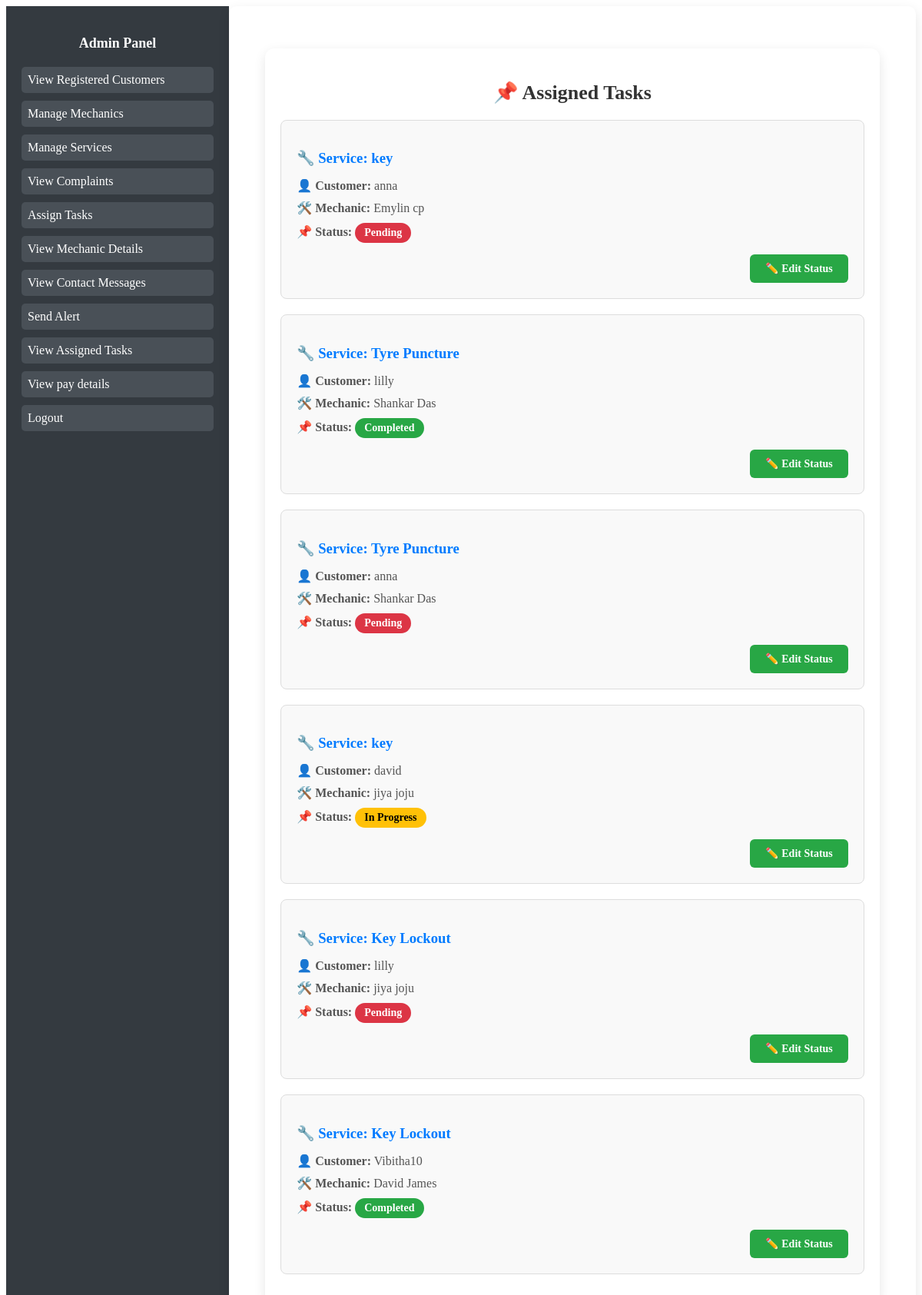
/view-tasks/, run on an earlier commit of the app's database.
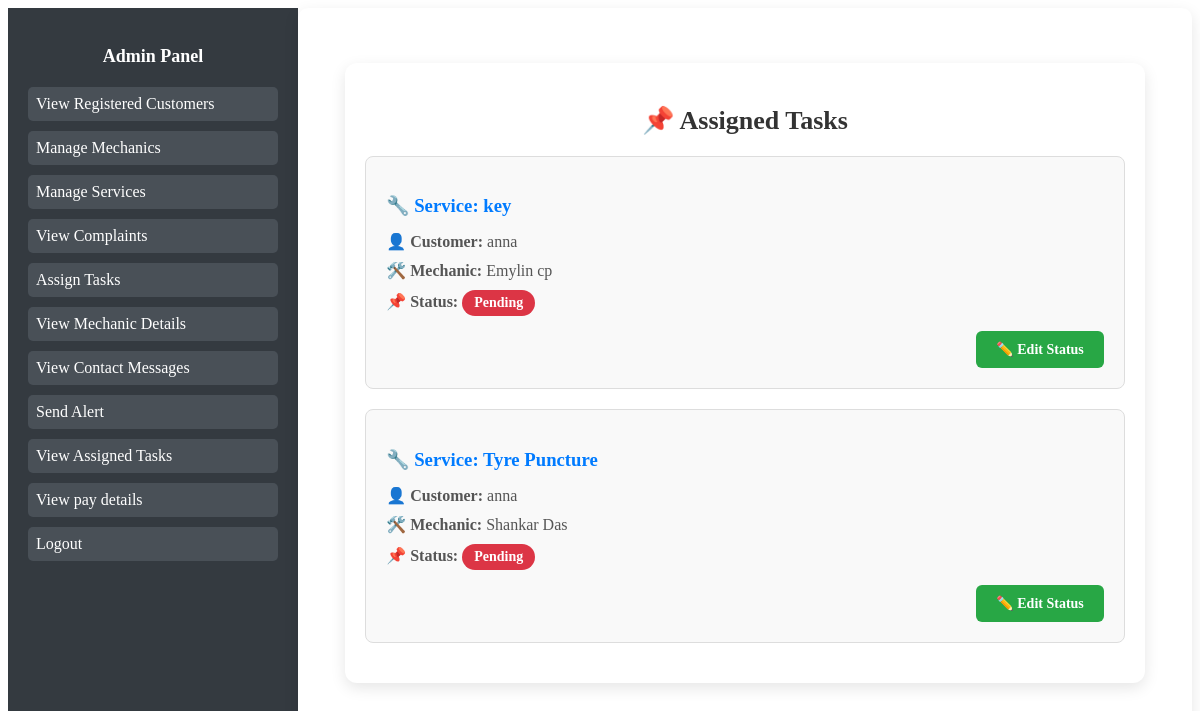
And on a later commit of the database.
### Home/models.py (models this page shows, shortened)
class TaskAssignment(models.Model):
    user = models.ForeignKey(User, on_delete=models.CASCADE)  # Customer
    service_request = models.ForeignKey('ServiceRequest', on_delete=models.CASCADE)
    mechanic = models.ForeignKey('MechanicProfile', on_delete=models.CASCADE)
    assigned_date = models.DateTimeField(auto_now_add=True)
    status_choices = [('Pending', 'Pending'), ('In Progress', 'In Progress'), ('Completed', 'Completed')]
    status = models.CharField(max_length=20, choices=status_choices, default='Pending')

class ServiceRequest(models.Model):
    user = models.ForeignKey(User, on_delete=models.CASCADE)  # Logged-in user
    service = models.ForeignKey(ServiceProvided, on_delete=models.CASCADE)
    name = models.CharField(max_length=255)
    email = models.EmailField()
    contact_number = models.CharField(max_length=15)
    location = models.CharField(max_length=255)
    state = models.CharField(max_length=100)
    city = models.CharField(max_length=100)
    vehicle_reg_number = models.CharField(max_length=15)

class ServiceProvided(models.Model):
    name = models.CharField(max_length=255)
    picture = models.ImageField(upload_to='services/')  # Main picture
    short_description = models.TextField()
    long_description = models.TextField()
    points_to_remember = models.TextField()
    additional_picture = models.ImageField(upload_to='services/', blank=True, null=True)  # Additional Picture

class MechanicProfile(models.Model):
    user = models.OneToOneField(User, on_delete=models.CASCADE)  # Links profile to User
    first_name = models.CharField(max_length=255)
    last_name = models.CharField(max_length=255)
    date_of_birth = models.DateField(null=True, blank=True)
    email = models.EmailField()#unique=True)
    gender_choices = [('Male', 'Male'), ('Female', 'Female'), ('Other', 'Other')]
    gender = models.CharField(max_length=10, choices=gender_choices)
    profile_picture = models.ImageField(upload_to='mechanic_profiles/', null=True, blank=True)
    contact_no = models.CharField(max_length=15, blank=True, null=True)
    aadhar_id = models.CharField(
        max_length=12,
        validators=[RegexValidator(regex=r'^\d{12}$', message="Aadhar number must be exactly 12 digits")],
    )
    alternate_contact = models.CharField(max_length=15, blank=True, null=True)
    experience = models.PositiveIntegerField(null=True, blank=True)
    address = models.TextField()
    state = models.CharField(max_length=255)
    city = models.CharField(max_length=255)
    district = models.CharField(max_length=255)
    specialization = models.ForeignKey('ServiceProvided', on_delete=models.SET_NULL, null=True)

### Home/views.py (the view)
# urls.py: path('view-tasks/', views.view_task_details, name='view_task_details'),  # ✅ View all assigned tasks
def view_task_details(request):
    tasks = TaskAssignment.objects.all()  # Fetch all assigned tasks
    return render(request, "view_tasks.html", {"tasks": tasks})

### templates/view_tasks.html (shortened to what this page needs)
{% extends 'base_admin.html' %}
{% block content %}
<div class="tasks-container">
    <h2>📌 Assigned Tasks</h2>
    {% for task in tasks %}
    <div class="task-card">
        <h3>🔧 Service: {{ task.service_request.service.name }}</h3>
        <p><strong>👤 Customer:</strong> {{ task.service_request.name }}</p>
        <p><strong>🛠️ Mechanic:</strong> {{ task.mechanic.first_name }} {{ task.mechanic.last_name }}</p>
        <p><strong>📌 Status:</strong>
            <span class="status-badge
                {% if task.status == 'Completed' %}status-completed
                {% elif task.status == 'In Progress' %}status-progress
                {% else %}status-pending{% endif %}">
                {{ task.status }}
            </span>
        </p>
        <a href="{% url 'edit_task_status' task.id %}" class="edit-btn">✏️ Edit Status</a>
    </div>
    {% endfor %}
</div>
{% endblock %}

### templates/base_admin.html (shortened to what this page needs)
<!DOCTYPE html>
<html lang="en">
<head>
</head>
<body>
<div class="dashboard-wrapper">
    <div class="sidebar">
        <h3>Admin Panel</h3>
        <ul>
            <li><a href="{% url 'registered_customers' %}">View Registered Customers</a></li>
            <li><a href="{% url 'manage_mechanic' %}">Manage Mechanics</a></li>
            <li><a href="{% url 'manage_service' %}">Manage Services</a></li>
            <li><a href="{% url 'view_request' %}">View Complaints</a></li>
            <li><a href="{% url 'assign_task' %}">Assign Tasks</a></li>
            <li><a href="{% url 'view_mechanic_details' %}">View Mechanic Details</a></li>
            <li><a href="{% url 'admin_contact_messages' %}">View Contact Messages</a></li>
            <li><a href="{% url 'notification_menu' %}">Send Alert</a></li>
            <li><a href="{% url 'view_task_details' %}">View Assigned Tasks</a></li>
            <li><a href="{% url 'admin_paymentdetails' %}">View pay details</a></li>
            <li><a href="{% url 'adminlogout' %}">Logout</a></li>
        </ul>
    </div>
    <div class="dashboard-content">
        {% block content %}{% endblock %}
    </div>
</div>
</body>
</html>

### templates/base_admin.html (style rules this page uses)
.dashboard-wrapper { display: flex; }
.sidebar { width: 250px; background: #343a40; color: white; padding: 20px; min-height: 100vh; }
.sidebar h3 { margin-bottom: 20px; font-size: 18px; text-align: center; }
.sidebar ul { list-style: none; padding: 0; }
.sidebar ul li { margin-bottom: 10px; }
.sidebar ul li a { color: white; text-decoration: none; display: block; padding: 8px; background: #495057; border-radius: 5px; transition: 0.3s; }
.dashboard-content { flex-grow: 1; padding: 25px; background: #fff; border-radius: 10px; box-shadow: 0px 5px 15px rgba(0, 0, 0, 0.1); }

### templates/view_tasks.html (style rules this page uses)
.tasks-container { width: 90%; max-width: 800px; margin: 30px auto; padding: 20px; background: #ffffff; border-radius: 12px; box-shadow: 0px 5px 15px rgba(0, 0, 0, 0.1); }
h2 { text-align: center; color: #333; font-size: 26px; font-weight: bold; margin-bottom: 20px; }
.task-card { border: 1px solid #ddd; padding: 20px; border-radius: 8px; margin-bottom: 20px; background: #f9f9f9; transition: transform 0.2s ease-in-out; display: flex; flex-direction: column; }
.task-card h3 { color: #007bff; margin-bottom: 10px; }
.task-card p { margin: 5px 0; font-size: 16px; color: #555; }
.status-badge { padding: 5px 12px; border-radius: 20px; font-weight: bold; display: inline-block; font-size: 14px; }
.status-pending { background: #dc3545; color: white; }
.edit-btn { display: block; width: fit-content; padding: 10px 20px; text-decoration: none; font-size: 14px; font-weight: bold; text-align: center; border-radius: 6px; border: none; cursor: pointer; background: #28a745; color: white; transition: all 0.3s ease-in-out; align-self: flex-end; margin-top: 10px; }

What changed in the data, as far as the page shows it:
removed TaskAssignment: service_request.service.name "Tyre Puncture", service_request.name "lilly", mechanic.first_name "Shankar", mechanic.last_name "Das", status "Completed"
removed TaskAssignment: service_request.service.name "key", service_request.name "david", mechanic.first_name "jiya", mechanic.last_name "joju", status "In Progress"
removed TaskAssignment: service_request.service.name "Key Lockout", service_request.name "lilly", mechanic.first_name "jiya", mechanic.last_name "joju", status "Pending"
removed TaskAssignment: service_request.service.name "Key Lockout", service_request.name "Vibitha10", mechanic.first_name "David", mechanic.last_name "James", status "Completed"
